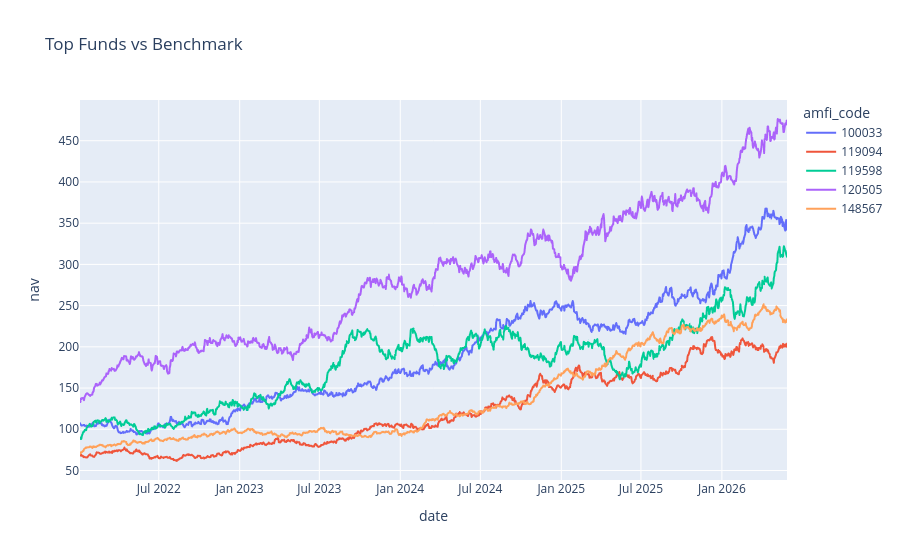

Here is the notebook cell this chart was saved with:
### Code cell
fig=px.line(

top,

x="date",

y="nav",

color="amfi_code",

title="Top Funds vs Benchmark"

)

fig.show()

fig.write_image(
"../reports/charts/benchmark_comparison.png"
)

### Figure 1 — Plotly figure (JSON) as saved in the notebook; plotly's stock layout.template omitted (floating-point values rounded to 4 significant figures; data arrays with more than 128 entries replaced by an {"elided": "..."} marker saying what was removed)
{"data": [{"hovertemplate": "amfi_code=100033<br>date=%{x}<br>nav=%{y}<extra></extra>", "legendgroup": "100033", "line": {"color": "#636efa", "dash": "solid"}, "marker": {"symbol": "circle"}, "mode": "lines", "name": "100033", "showlegend": true, "type": "scattergl", "x": {"elided": "1150 str values"}, "xaxis": "x", "y": {"elided": "1150 float values"}, "yaxis": "y"}, {"hovertemplate": "amfi_code=119094<br>date=%{x}<br>nav=%{y}<extra></extra>", "legendgroup": "119094", "line": {"color": "#EF553B", "dash": "solid"}, "marker": {"symbol": "circle"}, "mode": "lines", "name": "119094", "showlegend": true, "type": "scattergl", "x": {"elided": "1150 str values"}, "xaxis": "x", "y": {"elided": "1150 float values"}, "yaxis": "y"}, {"hovertemplate": "amfi_code=119598<br>date=%{x}<br>nav=%{y}<extra></extra>", "legendgroup": "119598", "line": {"color": "#00cc96", "dash": "solid"}, "marker": {"symbol": "circle"}, "mode": "lines", "name": "119598", "showlegend": true, "type": "scattergl", "x": {"elided": "1150 str values"}, "xaxis": "x", "y": {"elided": "1150 float values"}, "yaxis": "y"}, {"hovertemplate": "amfi_code=120505<br>date=%{x}<br>nav=%{y}<extra></extra>", "legendgroup": "120505", "line": {"color": "#ab63fa", "dash": "solid"}, "marker": {"symbol": "circle"}, "mode": "lines", "name": "120505", "showlegend": true, "type": "scattergl", "x": {"elided": "1150 str values"}, "xaxis": "x", "y": {"elided": "1150 float values"}, "yaxis": "y"}, {"hovertemplate": "amfi_code=148567<br>date=%{x}<br>nav=%{y}<extra></extra>", "legendgroup": "148567", "line": {"color": "#FFA15A", "dash": "solid"}, "marker": {"symbol": "circle"}, "mode": "lines", "name": "148567", "showlegend": true, "type": "scattergl", "x": {"elided": "1150 str values"}, "xaxis": "x", "y": {"elided": "1150 float values"}, "yaxis": "y"}], "layout": {"legend": {"title": {"text": "amfi_code"}, "tracegroupgap": 0}, "title": {"text": "Top Funds vs Benchmark"}, "xaxis": {"anchor": "y", "domain": [0, 1], "title": {"text": "date"}}, "yaxis": {"anchor": "x", "domain": [0, 1], "title": {"text": "nav"}}}}
